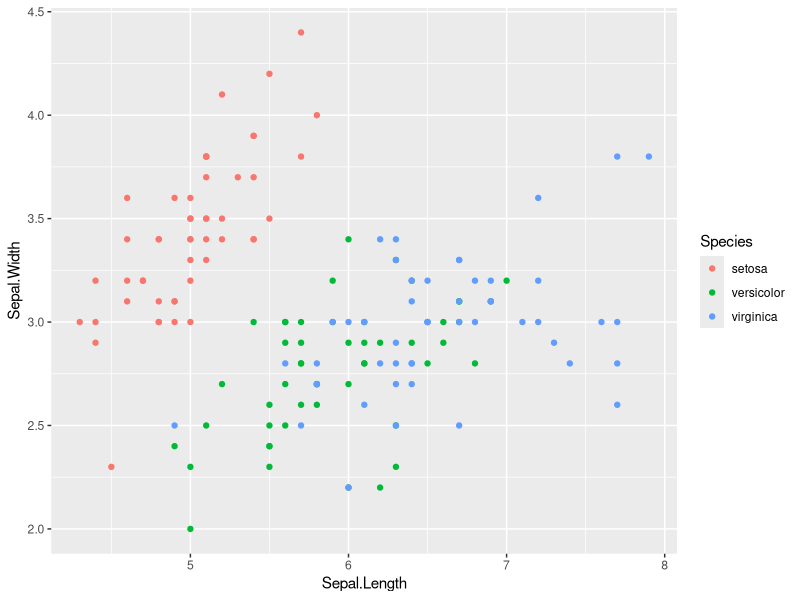
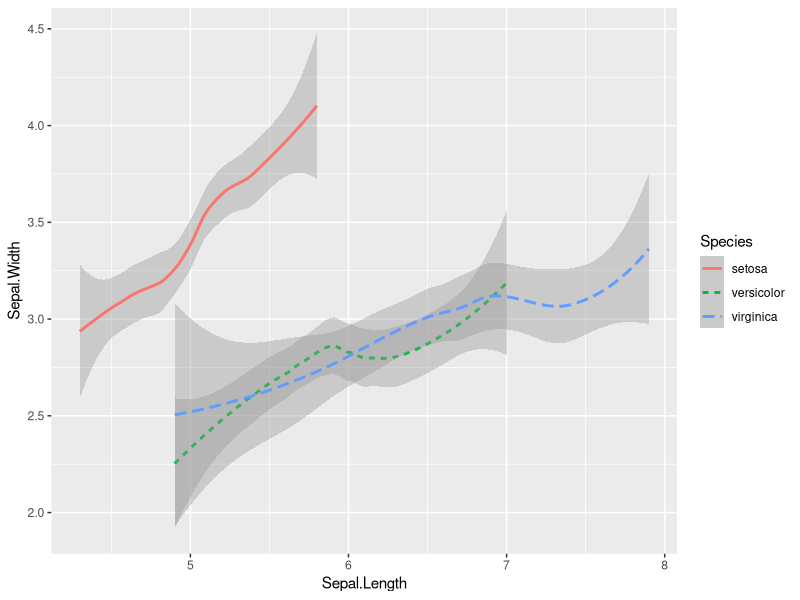
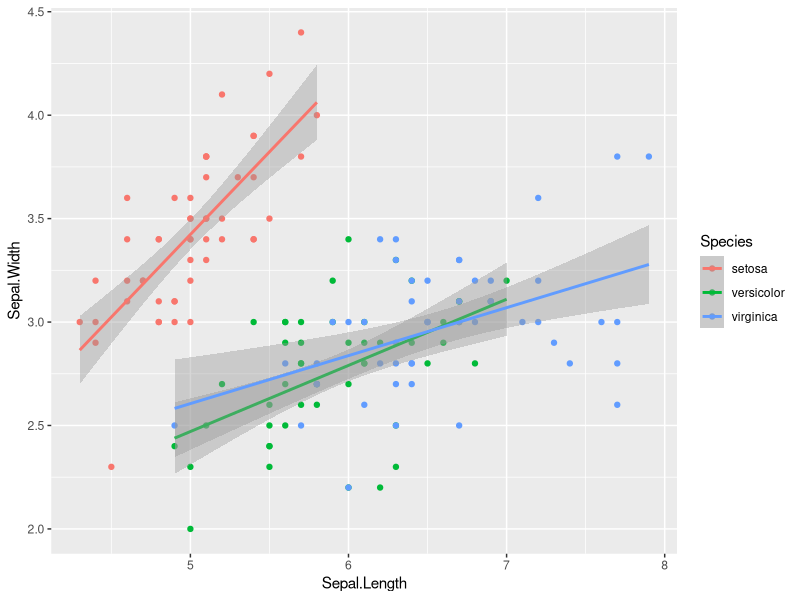
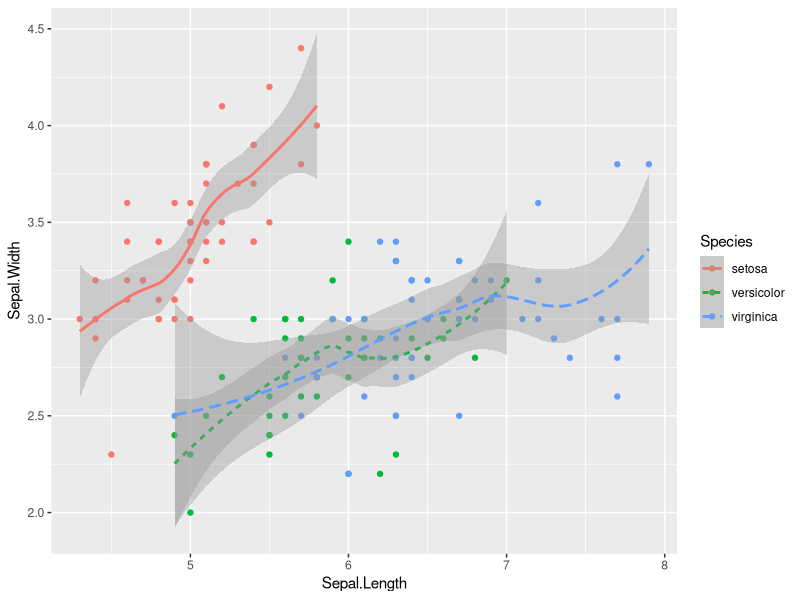
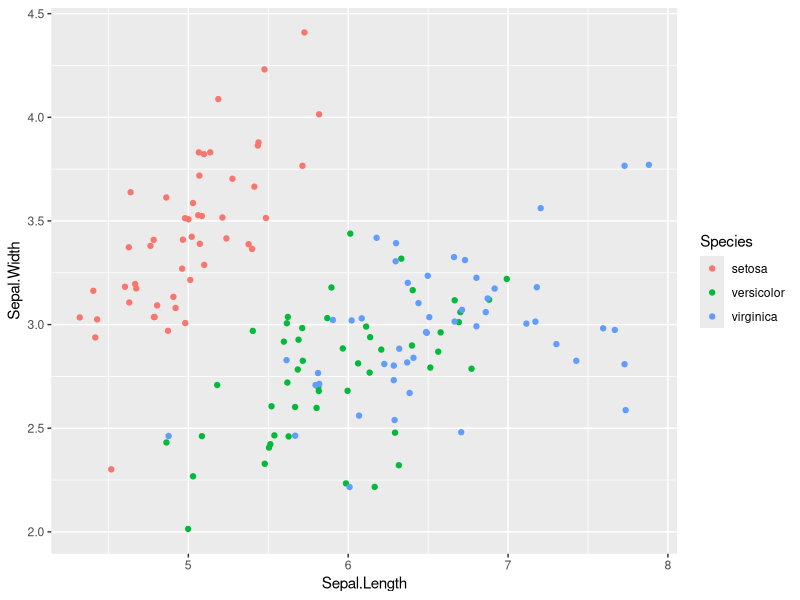
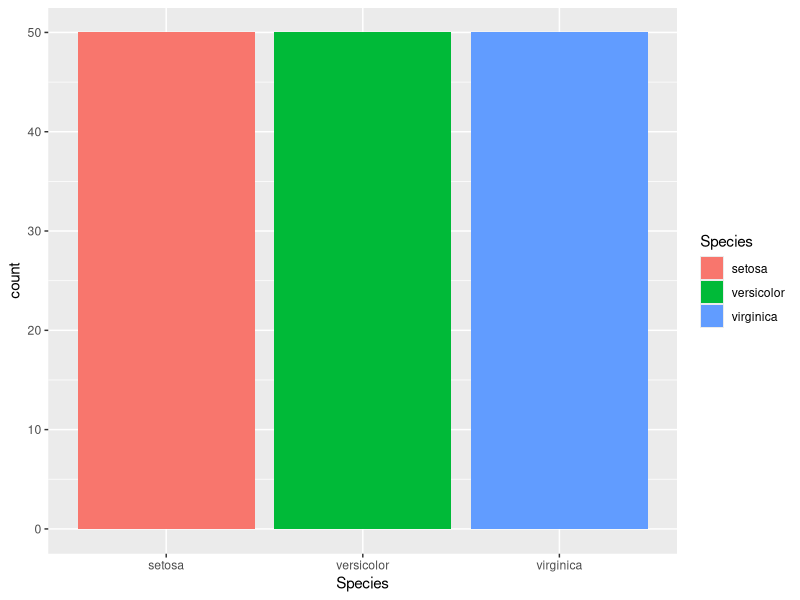
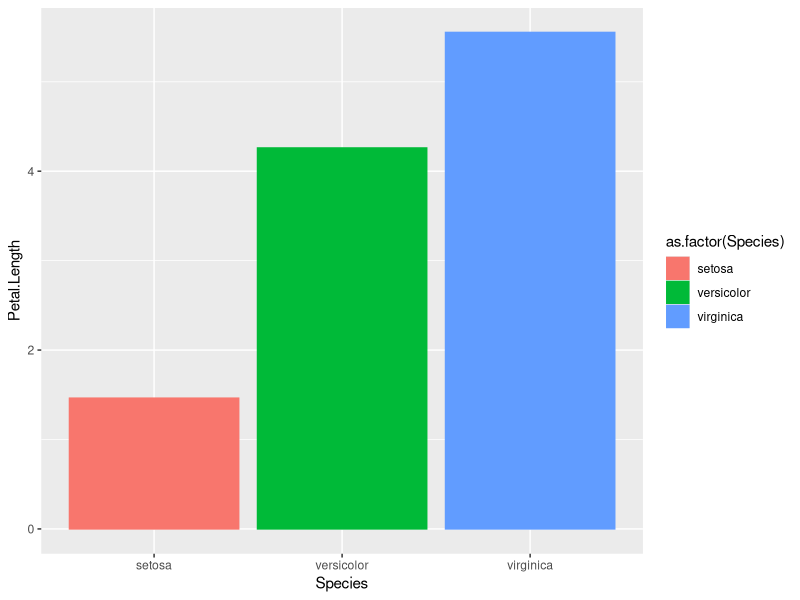
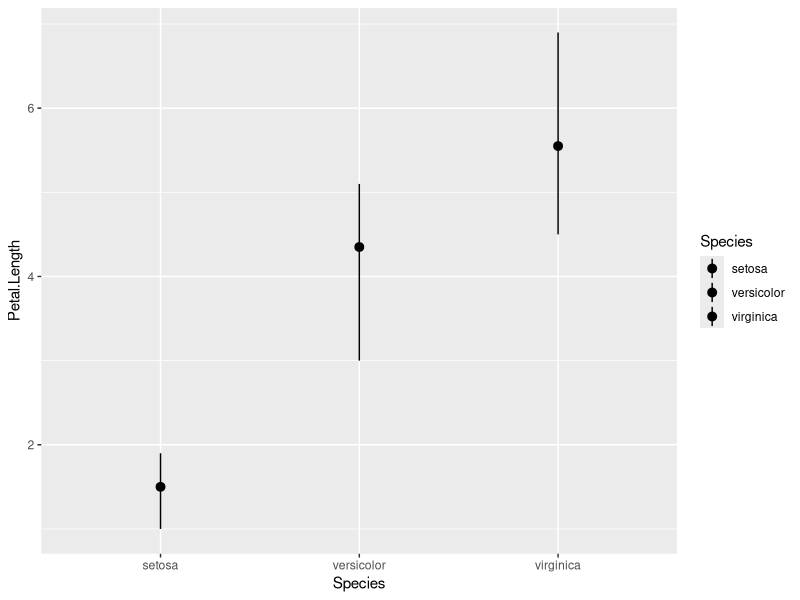

Here is the R script that generated these plots, in order:
## ---- chunk 1
library(tidyverse)
data(iris)
## ---- chunk 2
ggplot(data = iris) + 
  geom_point(mapping = aes(x = Sepal.Length, y = Sepal.Width,color  = Species))

## ---- chunk 3
ggplot(data = iris) + 
  geom_smooth(mapping = aes(x = Sepal.Length, y = Sepal.Width, color = Species, linetype= Species))
## ---- chunk 4
ggplot(data = iris) + 
   geom_point(mapping = aes(x = Sepal.Length, y = Sepal.Width,color = Species))+
  geom_smooth(mapping = aes(x = Sepal.Length, y = Sepal.Width, color = Species), method = "lm")
## ---- chunk 5
ggplot(data = iris) + 
  geom_point(mapping = aes(x = Sepal.Length, y = Sepal.Width,color = Species))+
  geom_smooth(mapping = aes(x = Sepal.Length, y = Sepal.Width, color = Species, linetype= Species))

## ---- chunk 6
ggplot(data = iris) + 
  geom_point(mapping = aes(x = Sepal.Length, y = Sepal.Width,color = Species), position = "jitter")

## ---- chunk 7
ggplot(data = iris) + 
  geom_bar(mapping = aes(x = Species, fill=Species))
## ---- chunk 8
ggplot(iris) + 
  geom_bar(aes(Species, Petal.Length, colour = as.factor(Species),fill = as.factor(Species)), 
           position = "dodge", stat = "summary", fun.y = "mean")
## ---- chunk 9
ggplot(data = iris) + 
  stat_summary(
    mapping = aes(x = Species, y = Petal.Length, fill=Species),
    fun.min = min,
    fun.max = max,
    fun = median
  )
## ---- chunk 10
ggplot(data = iris) + 
  stat_summary(
    mapping = aes(x = Species, y = Petal.Length),
    fun.data = "mean_sdl"
  )
